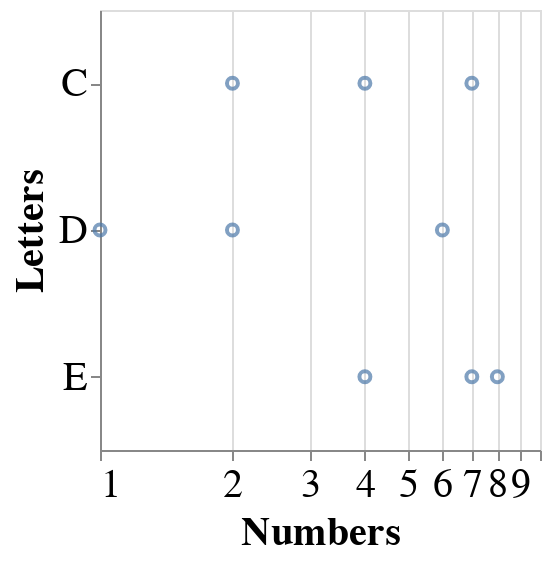

The notebook cell this image was saved under:
### Markdown cell above
### 5. Scale

The scale parameter controls axis limits, axis types (`log`, `semi-log`, etc...).

For a complete description of the available options, see the [Scales and Guides](https://altair-viz.github.io/user_guide/scale_resolve.html) section of the documentation.

### Code cell
plot = alt.Chart(df).mark_point().encode(
            alt.X('Numbers'),
            alt.Y('Letters'))

plot.encode(alt.X('Numbers', 
                  scale = alt.Scale(type='log')))

### Figure 1 — Vega-Lite specification as saved in the notebook (floating-point values rounded to 4 significant figures)
{"height": 220, "width": 220, "config": {"style": {"circle": {"size": 400}, "point": {"size": 30}, "square": {"size": 400}}, "legend": {"symbolSize": 20, "titleFontSize": 20, "labelFontSize": 20}, "axis": {"titleFontSize": 20, "labelFontSize": 20}}, "data": {"name": "data-e1f27bdda7bfd6fed066714f7c229752"}, "mark": "point", "encoding": {"x": {"field": "Numbers", "scale": {"type": "log"}, "type": "quantitative"}, "y": {"field": "Letters", "type": "nominal"}}, "$schema": "https://vega.github.io/schema/vega-lite/v4.17.0.json", "datasets": {"data-e1f27bdda7bfd6fed066714f7c229752": [{"Letters": "C", "Numbers": 2}, {"Letters": "C", "Numbers": 7}, {"Letters": "C", "Numbers": 4}, {"Letters": "D", "Numbers": 1}, {"Letters": "D", "Numbers": 2}, {"Letters": "D", "Numbers": 6}, {"Letters": "E", "Numbers": 8}, {"Letters": "E", "Numbers": 4}, {"Letters": "E", "Numbers": 7}]}}
